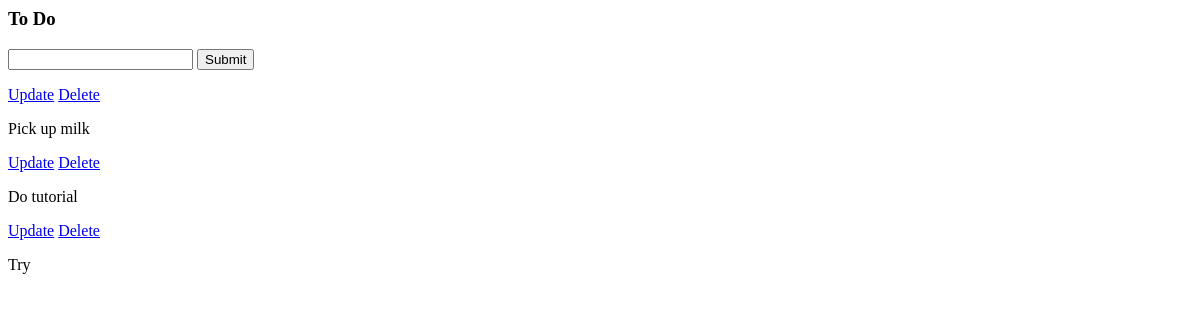
The app's page /, older data.
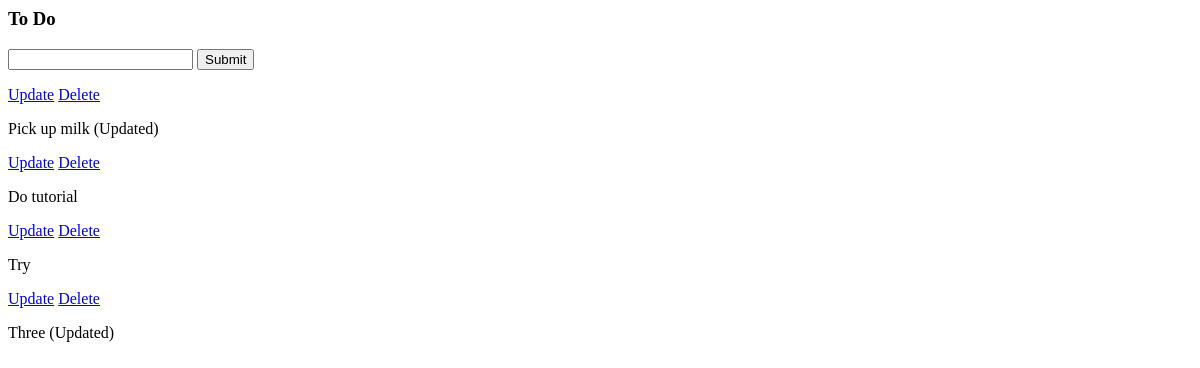
The same page, newer data.
### tasks/models.py (models this page shows)
class Task(models.Model):
    title = models.CharField(max_length=200)
    complete = models.BooleanField(default=False)
    created = models.DateTimeField(auto_now_add=True)
    def __str__(self):
        return self.title

### tasks/views.py (the view)
# urls.py: path("", views.index, name="list"),
def index(request):
    tasks = Task.objects.all()
    form = TaskForm()
    if request.method == "POST":
        form = TaskForm(request.POST)
        if form.is_valid():
            form.save()
        return redirect("/")
    context = {"tasks": tasks, "form": form}
    return render(request, "tasks/list.html", context)

### tasks/forms.py
class TaskForm(forms.ModelForm):
    class Meta:
        model = Task
        fields = "__all__"

### tasks/templates/tasks/list.html (shortened to what this page needs)
<h3>To Do</h3>
<form method="POST" action="/">
    {{form.title}}
    <input type="submit" name="Create Task">
</form>
{% for task in tasks %}
    <div>
        <a href="{% url 'update_task' task.id %}">Update</a>
        <a href="{% url 'delete' task.id %}">Delete</a>
        <p>{{task}}</p>
    </div>
{% endfor %}

Row changes from the older to the newer data that the page shows:
changed Task: title "Pick up milk" → "Pick up milk (Updated)"
added Task: title "Three (Updated)"
